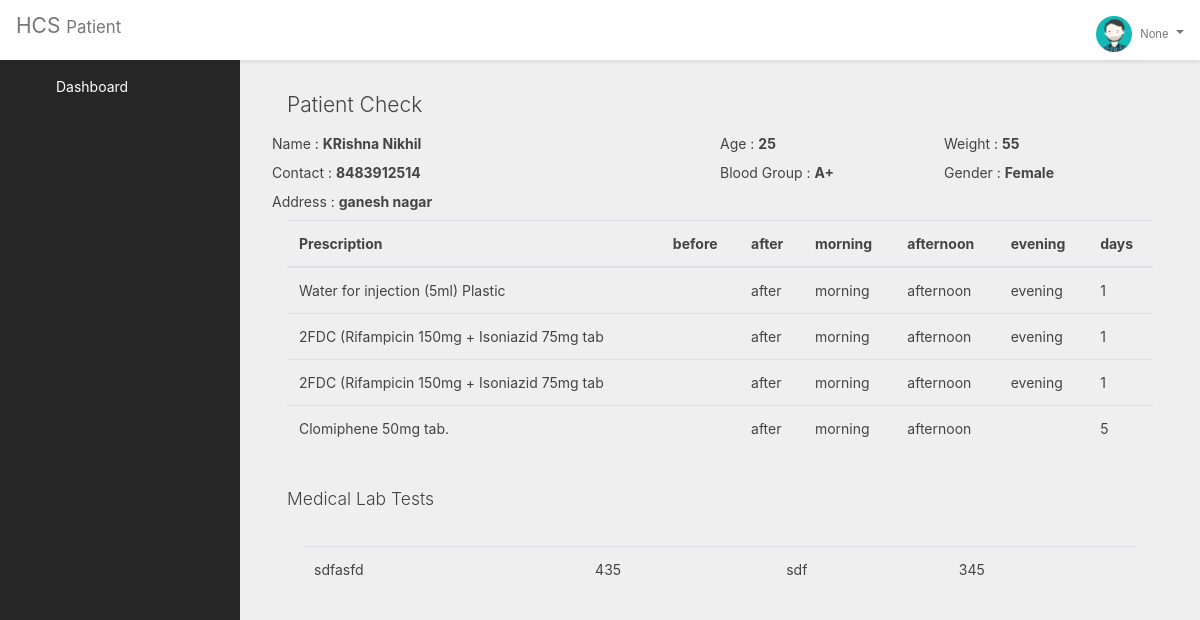
/PatientReport/8/, run on the app's committed database.
### cals/models.py (models this page shows)
class patient(models.Model):
    name = models.CharField(max_length=128)
    address = models.TextField(max_length=255)
    contact = models.TextField(max_length=32)
    bloodgroup = models.CharField(max_length=10)
    age = models.IntegerField()
    gender = models.CharField(max_length=32)
    weight = models.IntegerField()
    email = models.CharField(max_length=255)
    password = models.TextField(max_length=255)
    status = models.CharField(max_length=25)
    added_date = models.DateTimeField(default=timezone.now)

class Prescriptions(models.Model):
    pid = models.TextField()
    prescription = models.TextField()
    before = models.TextField()
    after = models.TextField()
    morning = models.TextField()
    afternoon = models.TextField()
    evening = models.TextField()
    days= models.TextField()

class MTest(models.Model):
    pid = models.TextField()
    testname = models.TextField()
    normal_range = models.TextField()
    test_found = models.TextField()
    remark = models.TextField()

### cals/views.py (the view)
# urls.py: path('PatientReport/<pid>/',views.preport),
def preport(request,pid):
    PatientSession = request.COOKIES.get('SessionPatientLogin')
    patient2 = patient.objects.get(id=pid)
    mTest = MTest.objects.filter(pid=pid)
    prescription = Prescriptions.objects.filter(pid=pid)
    return render(request, 'cals/Patient/PatientReport.html', {'PS':PatientSession, 'patient': patient2,
                                                             'mTest': mTest, 'prescription': prescription})

### cals/templates/cals/Patient/PatientReport.html
 {% extends 'PatientBase.html' %}
    {% block content %}
 <div class="content">
    <div class="container">
                    <h4>Patient Check</h4>
                    <div class="row">
                        <div class="col-6 col-lg-6 col-sm-12 p-0">
                            <div class="form-group m-0">
                                <label for="Name">Name :</label>
                                <b>{{ patient.name }}</b>
                            </div>
                        </div>
                        <div class="col-3 col-lg-3 col-sm-6 p-0">
                            <div class="form-group m-0">
                                <label for="age">Age :</label>
                                <b>{{patient.age}}</b>
                            </div>
                        </div>
                        <div class="col-3 col-lg-3 col-sm-6 p-0">
                            <div class="form-group m-0">
                                <label for="weight">Weight :</label>
                                <b>{{patient.weight}}</b>
                            </div>
                        </div>
                        <div class="col-6 col-lg-6 col-sm-12 p-0">
                            <div class="form-group m-0">
                                <label for="Name">Contact :</label>
                                <b>{{patient.contact}}</b>
                            </div>
                        </div>
                        <div class="col-3 col-lg-3 col-sm-6 p-0">
                            <div class="form-group m-0">
                                <label for="age">Blood Group :</label>
                                <b>{{patient.bloodgroup}}</b>
                            </div>
                        </div>
                        <div class="col-3 col-lg-3 col-sm-6 p-0">
                            <div class="form-group m-0">
                                <label for="weight">Gender :</label>
                                <b>{{patient.gender}}</b>
                            </div>
                        </div>
                        <div class="col-6 col-lg-6 col-sm-12 p-0">
                            <div class="form-group m-0">
                                <label for="address">Address :</label>
                                <b>{{patient.address}}</b>
                            </div>
                        </div>
                    </div>
        <table class="table">
                                            <thead>
                                                <tr>
                                                    <th>Prescription</th>
                                                    <th>before</th>
                                                    <th>after</th>
                                                    <th>morning</th>
                                                    <th>afternoon</th>
                                                    <th>evening</th>
                                                    <th>days</th>
                                                </tr>
                                            </thead>
                                            <tbody>
                                            {% for m in prescription %}
                                            <tr>
                                                <td> {{ m.prescription }}</td>
                                                <td>{{m.before}}</td>
                                                <td>{{m.after}}</td>
                                                <td>{{m.morning}}</td>
                                                <td>{{m.afternoon}}</td>
                                                <td>{{m.evening}}</td>
                                                <td>{{m.days}}</td>
                                            </tr>
                                            {% endfor %}
                                            </tbody>
                                        </table>
        <br>
        <h5>Medical Lab Tests</h5>
        <br>
        <div class="col-12 col-lg-12 col-sm-12">
                                                <table class="table">
                                                    <tbody>
                                                        {% for l in mTest %}
                                                        <tr>
                                                            <td>{{ l.testname }}</td>
                                                            <td>{{ l.normal_range }}</td>
                                                            <td>{{ l.test_found }}</td>
                                                            <td>{{ l.remark }}</td>
                                                        </tr>
                                                        {% endfor %}
                                                    </tbody>
                                                </table>
                                            </div>
                        </div>
 </div>
  {% endblock %}

### cals/templates/PatientBase.html (shortened to what this page needs)
<!doctype html>
<html lang="en">
{% load static %}
<head>
    <link rel="stylesheet" href={% static "css/bootstrap.dt.css" %}>
    <link rel="stylesheet" href={% static "css/dataTables.bootstrap4.min.css" %}>
    <link rel="stylesheet" href={% static "admintemplate/vendor/simple-line-icons/css/simple-line-icons.css" %}>
    <link rel="stylesheet" href={% static "css/font-awesome.min.css" %}>
    <link rel="stylesheet" href={% static "admintemplate/css/styles.css" %}>
   <link rel="stylesheet" href="https://cdnjs.cloudflare.com/ajax/libs/bootstrap-select/1.13.1/css/bootstrap-select.css" />
</head>
<body class="sidebar-fixed header-fixed">
    <div class="page-wrapper">
        <nav class="navbar page-header">
            <a class="navbar-brand" href="#">
                <h4><b>HCS</b> <small>Patient</small></h4>
            </a>
            <a href="#" class="btn btn-link sidebar-toggle d-md-down-none">
            </a>
            <ul class="navbar-nav ml-auto">
                <li class="nav-item dropdown">
                    <a class="nav-link dropdown-toggle" href="#" role="button" data-toggle="dropdown" aria-haspopup="true"
                        aria-expanded="false">
                        <img src={% static "admintemplate/imgs/avatar-1.png" %} class="avatar avatar-sm" alt="logo">
                        <span class="small ml-1 d-md-down-none">{{ PS }}</span>
                    </a>
                </li>
            </ul>
        </nav>
        <div class="main-container">
            <div class="sidebar">
                <nav class="sidebar-nav">
                    <ul class="nav">
                        <li class="nav-item">
                            <a href={% url 'PatientIndex2' %} class="nav-link active">
                                 Dashboard
                            </a>
                        </li>
                    </ul>
                </nav>
            </div>
    {% block content %}
    {% endblock %}
</div>
    </div>
</body>
</html>

### data on the page
patient: name "KRishna Nikhil", age "25", weight "55", contact "8483912514", bloodgroup "A+", gender "Female", address "ganesh nagar"
Prescriptions: prescription "Water for injection (5ml) Plastic", after "after", morning "morning", afternoon "afternoon", evening "evening", days "1"
Prescriptions: prescription "2FDC (Rifampicin 150mg + Isoniazid 75mg tab", after "after", morning "morning", afternoon "afternoon", evening "evening", days "1"
Prescriptions: prescription "2FDC (Rifampicin 150mg + Isoniazid 75mg tab", after "after", morning "morning", afternoon "afternoon", evening "evening", days "1"
Prescriptions: prescription "Clomiphene 50mg tab.", after "after", morning "morning", afternoon "afternoon", days "5"
MTest: testname "sdfasfd", normal_range "435", test_found "sdf", remark "345"

### other printed values
{{ PS }} "None"
